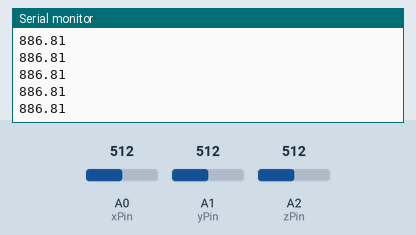
This sketch was run on a simulated Arduino Uno, built with avr-gcc and run on an emulated ATmega328P. Parts: the last lines printed to the serial monitor. The inputs (shaded band) are chosen by the test bench; at power-on: A0 (xPin) = 512, A1 (yPin) = 512, A2 (zPin) = 512.

Above: at 1.2 s.
1.3 s: A0 (xPin) set to 716
At 2.4 s:
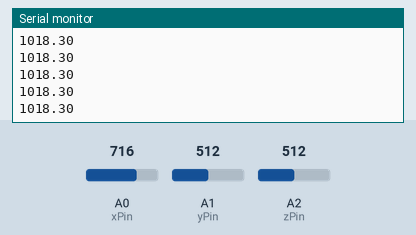
2.8 s: A1 (yPin) set to 716
At 3.7 s:
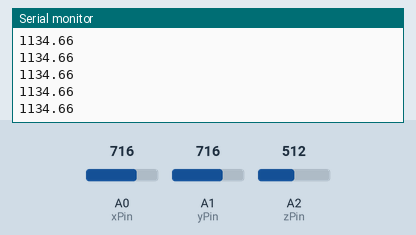
4.3 s: A2 (zPin) set to 716
At 5.0 s:
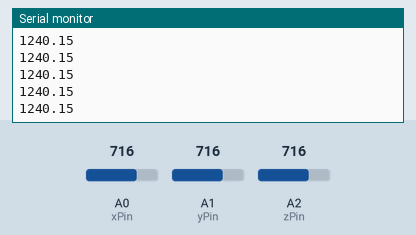
5.8 s: A0 (xPin) set to 900
At 6.6 s:
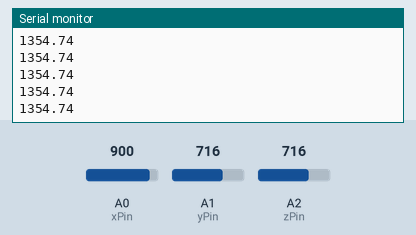
7.3 s: A1 (yPin) set to 900
At 8.3 s:
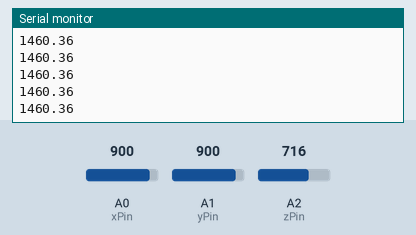
8.8 s: A2 (zPin) set to 900
At 9.8 s:
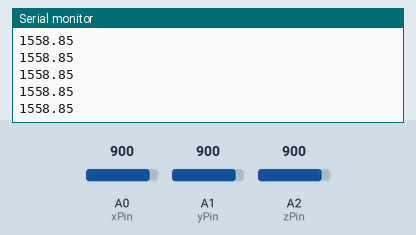
Timing chart, 0 to 11.3 s (numbered marks = the images above; inputs shaded):
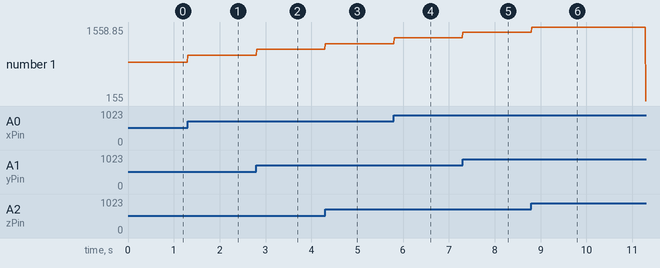

Measured:
- after the input at 1.3 s, the serial monitor: prints a new line at once (image 1)
- after the input at 2.8 s, the serial monitor: prints a new line at once (image 2)
- after the input at 4.3 s, the serial monitor: prints a new line at once (image 3)
- after the input at 5.8 s, the serial monitor: prints a new line at once (image 4)
- after the input at 7.3 s, the serial monitor: prints a new line at once (image 5)
- after the input at 8.8 s, the serial monitor: prints a new line at once (image 6)
- plotted number 1: 886.81 → 1018.3 after the input at 1.3 s, 1018.3 → 1134.66 after the input at 2.8 s, 1134.66 → 1240.15 after the input at 4.3 s, 1240.15 → 1354.74 after the input at 5.8 s, 1354.74 → 1460.36 after the input at 7.3 s

The sketch:

IMU.ino
```cpp
// MMA7361 Accelerometer Arduino Example
// VCC -> 3.3V
// GND -> GND
// XOUT -> A0
// YOUT -> A1
// ZOUT -> A2
// Sleep -> 3.3V (optional, can be left unconnected)

int xPin = A0; // Analog input pin for X-axis
int yPin = A1; // Analog input pin for Y-axis
int zPin = A2; // Analog input pin for Z-axis

void setup() {
  Serial.begin(9600);
}

void loop() {
  float xValue = analogRead(xPin); // Read X-axis value
  float yValue = analogRead(yPin); // Read Y-axis value
  float zValue = analogRead(zPin); // Read Z-axis value

  float total;
  total = sqrt((xValue)*(xValue) + (yValue)*(yValue)+(zValue)*(zValue));

  // Print the values to the serial monitor
  Serial.println(total);

  delay(10); // Delay for readability
}
```
